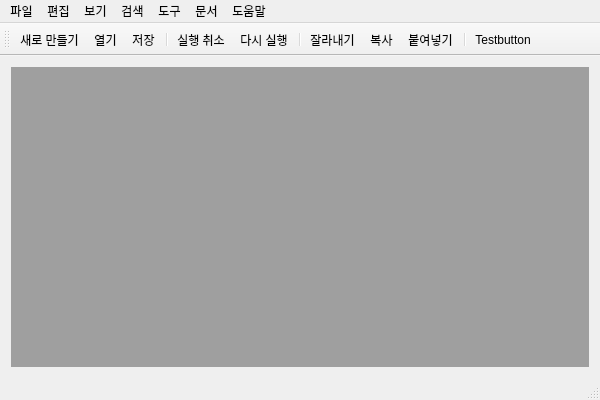
<?xml version="1.0" encoding="UTF-8"?>
<ui version="4.0">
 <class>MainWindow</class>
 <widget class="QMainWindow" name="MainWindow">
  <property name="geometry">
   <rect>
    <x>0</x>
    <y>0</y>
    <width>600</width>
    <height>400</height>
   </rect>
  </property>
  <property name="minimumSize">
   <size>
    <width>600</width>
    <height>200</height>
   </size>
  </property>
  <property name="windowTitle">
   <string>메모장</string>
  </property>
  <widget class="QWidget" name="centralWidget">
   <layout class="QGridLayout" name="gridLayout">
    <item row="0" column="0">
     <widget class="QMdiArea" name="mdiArea">
      <property name="viewMode">
       <enum>QMdiArea::TabbedView</enum>
      </property>
      <property name="tabsClosable">
       <bool>true</bool>
      </property>
     </widget>
    </item>
   </layout>
  </widget>
  <widget class="QMenuBar" name="menuBar">
   <property name="geometry">
    <rect>
     <x>0</x>
     <y>0</y>
     <width>600</width>
     <height>22</height>
    </rect>
   </property>
   <widget class="QMenu" name="menuFile">
    <property name="title">
     <string>파일</string>
    </property>
    <addaction name="actionNew"/>
    <addaction name="actionOpen"/>
    <addaction name="separator"/>
    <addaction name="actionSave"/>
    <addaction name="actionSave_As"/>
    <addaction name="separator"/>
    <addaction name="actionClose"/>
    <addaction name="actionExit"/>
   </widget>
   <widget class="QMenu" name="menuEdit">
    <property name="title">
     <string>편집</string>
    </property>
    <addaction name="actionUndo"/>
    <addaction name="actionRedo"/>
    <addaction name="separator"/>
    <addaction name="actionCut"/>
    <addaction name="actionCopy"/>
    <addaction name="actionPaste"/>
    <addaction name="actionDelete"/>
    <addaction name="separator"/>
    <addaction name="actionAllSelect"/>
   </widget>
   <widget class="QMenu" name="menuSee">
    <property name="title">
     <string>보기</string>
    </property>
    <addaction name="actionTools"/>
    <addaction name="actionStatusbar"/>
    <addaction name="actionSideScreen"/>
    <addaction name="actionDownScreen"/>
    <addaction name="separator"/>
    <addaction name="actionFullScreen"/>
   </widget>
   <widget class="QMenu" name="menuSearch">
    <property name="title">
     <string>검색</string>
    </property>
    <addaction name="actionSearch"/>
    <addaction name="actionNextSearch"/>
    <addaction name="actionPrevSearch"/>
    <addaction name="separator"/>
    <addaction name="actionChange"/>
    <addaction name="separator"/>
    <addaction name="actionMove"/>
   </widget>
   <widget class="QMenu" name="menuTools">
    <property name="title">
     <string>도구</string>
    </property>
   </widget>
   <widget class="QMenu" name="menuDocu">
    <property name="title">
     <string>문서</string>
    </property>
    <addaction name="actionAllSave"/>
    <addaction name="actionAllClose"/>
    <addaction name="separator"/>
    <addaction name="actionPrevMemo"/>
    <addaction name="actionNextMemo"/>
   </widget>
   <widget class="QMenu" name="menuHelp">
    <property name="title">
     <string>도움말</string>
    </property>
    <addaction name="actionHelp"/>
    <addaction name="actionInfo"/>
   </widget>
   <addaction name="menuFile"/>
   <addaction name="menuEdit"/>
   <addaction name="menuSee"/>
   <addaction name="menuSearch"/>
   <addaction name="menuTools"/>
   <addaction name="menuDocu"/>
   <addaction name="menuHelp"/>
  </widget>
  <widget class="QToolBar" name="mainToolBar">
   <attribute name="toolBarArea">
    <enum>TopToolBarArea</enum>
   </attribute>
   <attribute name="toolBarBreak">
    <bool>false</bool>
   </attribute>
   <addaction name="actionNew"/>
   <addaction name="actionOpen"/>
   <addaction name="actionSave"/>
   <addaction name="separator"/>
   <addaction name="actionUndo"/>
   <addaction name="actionRedo"/>
   <addaction name="separator"/>
   <addaction name="actionCut"/>
   <addaction name="actionCopy"/>
   <addaction name="actionPaste"/>
   <addaction name="separator"/>
   <addaction name="actionTestbutton"/>
  </widget>
  <widget class="QStatusBar" name="statusBar"/>
  <action name="actionNew">
   <property name="icon">
    <iconset resource="resources.qrc">
     <normaloff>:/images/images/new.png</normaloff>
     <disabledoff>:/images/images/new_dis.png</disabledoff>:/images/images/new.png</iconset>
   </property>
   <property name="text">
    <string>새로 만들기</string>
   </property>
   <property name="shortcut">
    <string>Ctrl+N</string>
   </property>
  </action>
  <action name="actionOpen">
   <property name="icon">
    <iconset resource="resources.qrc">
     <normaloff>:/images/images/open.png</normaloff>
     <disabledoff>:/images/images/open_dis.png</disabledoff>:/images/images/open.png</iconset>
   </property>
   <property name="text">
    <string>열기</string>
   </property>
   <property name="shortcut">
    <string>Ctrl+O</string>
   </property>
  </action>
  <action name="actionSave">
   <property name="icon">
    <iconset resource="resources.qrc">
     <normaloff>:/images/images/save.png</normaloff>
     <disabledoff>:/images/images/save_dis.png</disabledoff>:/images/images/save.png</iconset>
   </property>
   <property name="text">
    <string>저장</string>
   </property>
   <property name="shortcut">
    <string>Ctrl+S</string>
   </property>
  </action>
  <action name="actionExit">
   <property name="text">
    <string>종료</string>
   </property>
   <property name="shortcut">
    <string>Ctrl+Q</string>
   </property>
  </action>
  <action name="actionSave_As">
   <property name="icon">
    <iconset resource="resources.qrc">
     <normaloff>:/images/images/saveas.png</normaloff>
     <disabledoff>:/images/images/saveas_dis.png</disabledoff>:/images/images/saveas.png</iconset>
   </property>
   <property name="text">
    <string>다른 이름으로 저장</string>
   </property>
   <property name="shortcut">
    <string>Ctrl+Shift+S</string>
   </property>
  </action>
  <action name="actionClose">
   <property name="icon">
    <iconset resource="resources.qrc">
     <normaloff>:/images/images/close.png</normaloff>
     <disabledoff>:/images/images/close_dis.png</disabledoff>:/images/images/close.png</iconset>
   </property>
   <property name="text">
    <string>닫기</string>
   </property>
   <property name="shortcut">
    <string>Ctrl+Shift+C</string>
   </property>
  </action>
  <action name="actionUndo">
   <property name="enabled">
    <bool>true</bool>
   </property>
   <property name="icon">
    <iconset resource="resources.qrc">
     <normaloff>:/images/images/undo.png</normaloff>
     <disabledoff>:/images/images/undo_dis.png</disabledoff>:/images/images/undo.png</iconset>
   </property>
   <property name="text">
    <string>실행 취소</string>
   </property>
   <property name="shortcut">
    <string>Ctrl+Z</string>
   </property>
  </action>
  <action name="actionRedo">
   <property name="enabled">
    <bool>true</bool>
   </property>
   <property name="icon">
    <iconset resource="resources.qrc">
     <normaloff>:/images/images/redo.png</normaloff>
     <disabledoff>:/images/images/redo_dis.png</disabledoff>:/images/images/redo.png</iconset>
   </property>
   <property name="text">
    <string>다시 실행</string>
   </property>
   <property name="shortcut">
    <string>Ctrl+R</string>
   </property>
  </action>
  <action name="actionCut">
   <property name="icon">
    <iconset resource="resources.qrc">
     <normaloff>:/images/images/cut.png</normaloff>
     <disabledoff>:/images/images/cut_dis.png</disabledoff>:/images/images/cut.png</iconset>
   </property>
   <property name="text">
    <string>잘라내기</string>
   </property>
   <property name="shortcut">
    <string>Ctrl+X</string>
   </property>
  </action>
  <action name="actionCopy">
   <property name="icon">
    <iconset resource="resources.qrc">
     <normaloff>:/images/images/copy.png</normaloff>
     <disabledoff>:/images/images/copy_dis.png</disabledoff>:/images/images/copy.png</iconset>
   </property>
   <property name="text">
    <string>복사</string>
   </property>
   <property name="shortcut">
    <string>Ctrl+C</string>
   </property>
  </action>
  <action name="actionPaste">
   <property name="icon">
    <iconset resource="resources.qrc">
     <normaloff>:/images/images/paste.png</normaloff>
     <disabledoff>:/images/images/paste_dis.png</disabledoff>:/images/images/paste.png</iconset>
   </property>
   <property name="text">
    <string>붙여넣기</string>
   </property>
   <property name="shortcut">
    <string>Ctrl+V</string>
   </property>
  </action>
  <action name="actionDelete">
   <property name="text">
    <string>삭제</string>
   </property>
   <property name="shortcut">
    <string>Ctrl+Del</string>
   </property>
  </action>
  <action name="actionAllSelect">
   <property name="text">
    <string>모두 선택</string>
   </property>
   <property name="shortcut">
    <string>Ctrl+A</string>
   </property>
  </action>
  <action name="actionSearch">
   <property name="text">
    <string>찾기</string>
   </property>
   <property name="shortcut">
    <string>Ctrl+F</string>
   </property>
  </action>
  <action name="actionNextSearch">
   <property name="text">
    <string>다음 찾기</string>
   </property>
   <property name="shortcut">
    <string>Ctrl+Shift+F</string>
   </property>
  </action>
  <action name="actionPrevSearch">
   <property name="text">
    <string>이전 찾기</string>
   </property>
   <property name="shortcut">
    <string>Ctrl+Alt+F</string>
   </property>
  </action>
  <action name="actionChange">
   <property name="text">
    <string>바꾸기</string>
   </property>
   <property name="shortcut">
    <string>Ctrl+H</string>
   </property>
  </action>
  <action name="actionMove">
   <property name="text">
    <string>줄로 이동</string>
   </property>
   <property name="shortcut">
    <string>Ctrl+I</string>
   </property>
  </action>
  <action name="actionTools">
   <property name="checkable">
    <bool>true</bool>
   </property>
   <property name="checked">
    <bool>true</bool>
   </property>
   <property name="text">
    <string>도구 모음</string>
   </property>
  </action>
  <action name="actionStatusbar">
   <property name="checkable">
    <bool>true</bool>
   </property>
   <property name="checked">
    <bool>true</bool>
   </property>
   <property name="text">
    <string>상태 표시줄</string>
   </property>
  </action>
  <action name="actionSideScreen">
   <property name="checkable">
    <bool>true</bool>
   </property>
   <property name="text">
    <string>가장자리 창</string>
   </property>
  </action>
  <action name="actionDownScreen">
   <property name="checkable">
    <bool>true</bool>
   </property>
   <property name="text">
    <string>아래 창</string>
   </property>
  </action>
  <action name="actionFullScreen">
   <property name="checkable">
    <bool>true</bool>
   </property>
   <property name="text">
    <string>전체 화면</string>
   </property>
  </action>
  <action name="actionAllSave">
   <property name="text">
    <string>모두 저장</string>
   </property>
   <property name="shortcut">
    <string>Ctrl+Alt+S</string>
   </property>
  </action>
  <action name="actionAllClose">
   <property name="text">
    <string>모두 닫기</string>
   </property>
   <property name="shortcut">
    <string>Ctrl+Alt+C</string>
   </property>
  </action>
  <action name="actionPrevMemo">
   <property name="text">
    <string>이전 문서</string>
   </property>
   <property name="shortcut">
    <string>Ctrl+Shift+PgDown</string>
   </property>
  </action>
  <action name="actionNextMemo">
   <property name="text">
    <string>다음 문서</string>
   </property>
   <property name="shortcut">
    <string>Ctrl+Shift+PgUp</string>
   </property>
  </action>
  <action name="actionHelp">
   <property name="text">
    <string>차례</string>
   </property>
  </action>
  <action name="actionInfo">
   <property name="text">
    <string>정보</string>
   </property>
  </action>
  <action name="actionTestbutton">
   <property name="text">
    <string>Testbutton</string>
   </property>
  </action>
  <action name="actionTestbutton2">
   <property name="text">
    <string>Testbutton2</string>
   </property>
  </action>
 </widget>
 <layoutdefault spacing="6" margin="11"/>
 <resources>
  <include location="resources.qrc"/>
 </resources>
 <connections/>
</ui>
